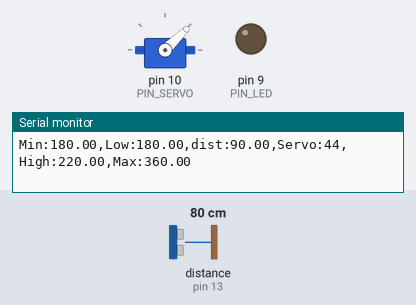
The sketch below on a simulated Arduino Uno, built with avr-gcc and run on an emulated ATmega328P. Shown: servo, output pins drawn as LEDs (lit = HIGH), the last lines printed to the serial monitor. Wiring (inferred from the names in the program): ultrasonic range finder: trigger pin 12; echo pin 13. The inputs (shaded band) are chosen by the test bench; at power-on: distance to the obstacle (sensor on pin 13) 80 cm. The echo pulse lasts 58.3 µs per cm; pins used as bus, display or sensor lines are not drawn.

Above: at 1.2 s.
1.3 s: distance to the obstacle (sensor on pin 13) set to 35 cm
At 2.6 s:
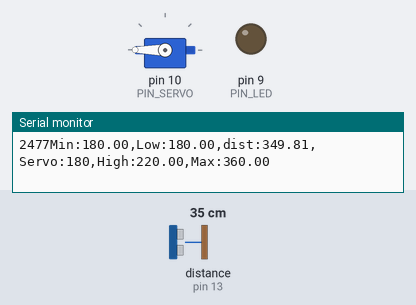
2.9 s: distance to the obstacle (sensor on pin 13) set to 18 cm
At 4.2 s:
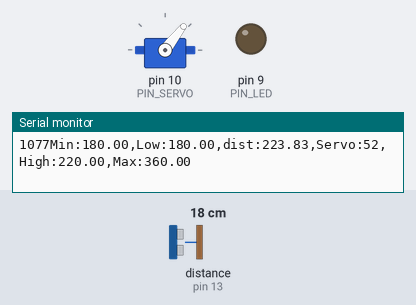
4.5 s: distance to the obstacle (sensor on pin 13) set to 19 cm
At 5.0 s:
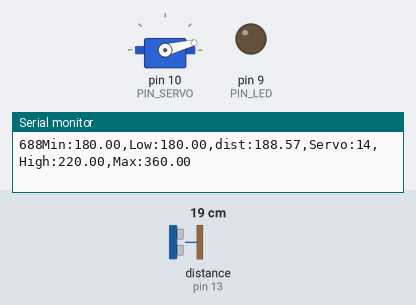
6.1 s: distance to the obstacle (sensor on pin 13) set to 35 cm
At 6.8 s:
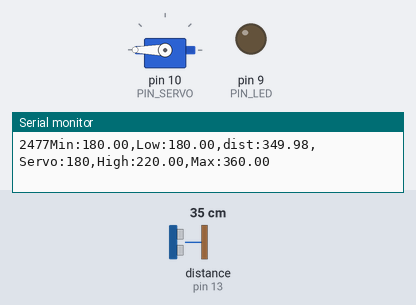
Timing chart, 0 to 8.7 s (numbered marks = the images above; inputs shaded):
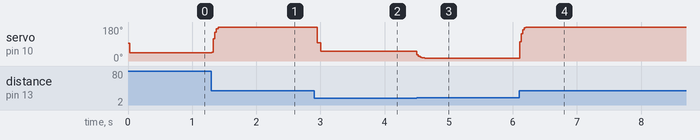

The sketch:

servo_control.ino
```cpp
  #include <Servo.h>

// Arduino pin assignment
#define PIN_LED   9   // LED active-low
#define PIN_TRIG  12  // sonar sensor TRIGGER
#define PIN_ECHO  13  // sonar sensor ECHO
#define PIN_SERVO 10  // servi motor

// configurable parameters for sonar
#define SND_VEL 346.0     // sound velocity at 24 celsius degree (unit: m/sec)
#define INTERVAL 25      // sampling interval (unit: msec)
#define PULSE_DURATION 10 // ultra-sound Pulse Duration (unit: usec)
#define _DIST_MIN 180.0   // minimum distance to be measured (unit: mm)
#define _DIST_MAX 360.0   // maximum distance to be measured (unit: mm)

#define TIMEOUT ((INTERVAL / 2) * 1000.0) // maximum echo waiting time (unit: usec)
#define SCALE (0.001 * 0.5 * SND_VEL) // coefficent to convert duration to distance

#define _EMA_ALPHA 0.5    // EMA weight of new sample (range: 0 to 1)
                          // Setting EMA to 1 effectively disables EMA filter.

// Target Distance
#define _TARGET_LOW  180.0
#define _TARGET_HIGH 220.0

// duty duration for myservo.writeMicroseconds()
// NEEDS TUNING (servo by servo)

#define _DUTY_MIN 600 // servo full clockwise position (0 degree)
#define _DUTY_NEU 1500 // servo neutral position (90 degree)
#define _DUTY_MAX 2600 // servo full counterclockwise position (180 degree)
long _DUTY_MAP;
// global variables
float  dist_ema, dist_prev = _DIST_MAX; // unit: mm
unsigned long last_sampling_time;       // unit: ms

Servo myservo;

void setup() {
  // initialize GPIO pins
  pinMode(PIN_LED, OUTPUT);
  pinMode(PIN_TRIG, OUTPUT);    // sonar TRIGGER
  pinMode(PIN_ECHO, INPUT);     // sonar ECHO
  digitalWrite(PIN_TRIG, LOW);  // turn-off Sonar

  myservo.attach(PIN_SERVO);
  myservo.writeMicroseconds(_DUTY_NEU);

  // initialize USS related variables
  dist_prev = _DIST_MIN; // raw distance output from USS (unit: mm)

  // initialize serial port
  Serial.begin(57600);
}

void loop() {
  float  dist_raw;

  // wait until next sampling time.
  if (millis() < (last_sampling_time + INTERVAL))
    return;

  dist_raw = USS_measure(PIN_TRIG, PIN_ECHO); // read distance

/*
  if ((dist_raw == 0.0) || (dist_raw > _DIST_MAX)) {
    dist_raw = dist_prev;           // Cut higher than maximum
    digitalWrite(PIN_LED, 1);       // LED OFF
  } else if (dist_raw < _DIST_MIN) {
    dist_raw = dist_prev;           // cut lower than minimum
    digitalWrite(PIN_LED, 1);       // LED OFF
  } else {    // In desired Range
    dist_prev = dist_raw;
    digitalWrite(PIN_LED, 0);       // LED ON
  }

  // Apply ema filter here
  dist_ema = dist_raw;
  */


   if ((dist_raw > _DIST_MAX) || (dist_raw < _DIST_MIN)) {
    dist_raw = dist_prev;
  }

  // Update the EMA filter
  dist_ema = _EMA_ALPHA * dist_raw + (1.0 - _EMA_ALPHA) * dist_ema;

  // Store the current distance as the previous one
  dist_prev = dist_ema;


  // adjust servo position according to the USS read value
 if(dist_ema<=180) {
    myservo.writeMicroseconds(1000);
  }
  if(dist_ema>180 && dist_ema<360) {
    _DUTY_MAP = map(dist_ema,180,360,_DUTY_MIN,_DUTY_MAX);
    Serial.print(_DUTY_MAP);
    myservo.writeMicroseconds(_DUTY_MAP);
    // if (dist_ema >190 && dist_ema<191){
    //   while(true)
    //     {Serial.println(_DUTY_MAP);}
    // }
  }
  if (dist_ema >= 360) {
    myservo.writeMicroseconds(2700);
  }


  // output the distance to the serial port
  Serial.print("Min:");    Serial.print(_DIST_MIN);
  Serial.print(",Low:");   Serial.print(_TARGET_LOW);
  Serial.print(",dist:");  Serial.print(dist_raw);
  Serial.print(",Servo:"); Serial.print(myservo.read());
  Serial.print(",High:");  Serial.print(_TARGET_HIGH);
  Serial.print(",Max:");   Serial.print(_DIST_MAX);
  Serial.println("");

  // update last sampling time
  last_sampling_time += INTERVAL;
}

// get a distance reading from USS. return value is in millimeter.
float USS_measure(int TRIG, int ECHO)
{
  digitalWrite(TRIG, HIGH);
  delayMicroseconds(PULSE_DURATION);
  digitalWrite(TRIG, LOW);

  return pulseIn(ECHO, HIGH, TIMEOUT) * SCALE; // unit: mm
}
```

Measured:
- the behaviour switches between 18 and 19 cm on distance to the obstacle (sensor on pin 13) (found by bisection; images 2 and 3)
- after the input at 1.3 s, servo on pin 10 (PIN_SERVO): 44° → 180° at once
- after the input at 2.9 s, servo on pin 10 (PIN_SERVO): 180° → 52° after 0.05 s
- after the input at 4.5 s, servo on pin 10 (PIN_SERVO): 52° → 14° at once
- after the input at 6.1 s, servo on pin 10 (PIN_SERVO): 14° → 180° at once
